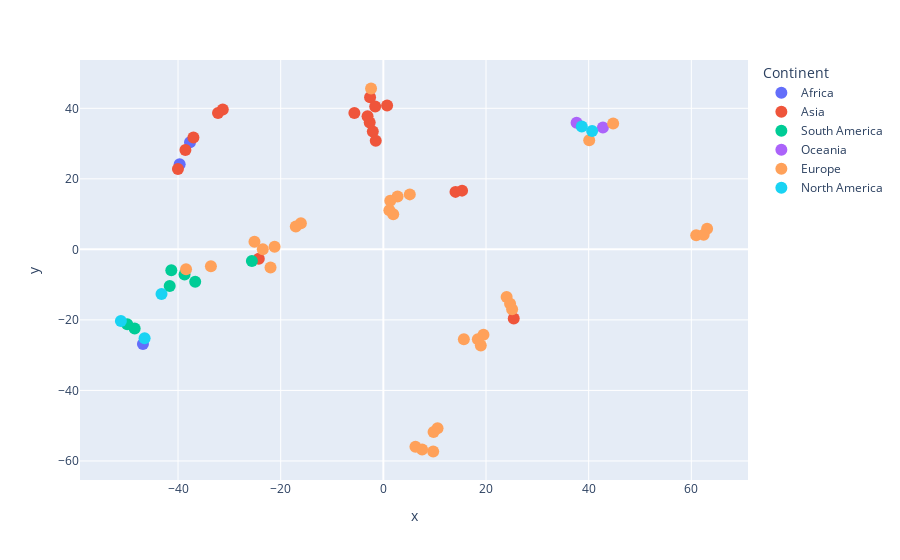

The notebook cell saved with this chart:
### Code cell
fig.show()

### Figure 1 — Plotly figure (JSON) as saved in the notebook; plotly's stock layout.template omitted (floating-point values rounded to 4 significant figures; data arrays with more than 128 entries replaced by an {"elided": "..."} marker saying what was removed)
{"data": [{"customdata": [[64, 27, 52, 41, 32, 40, "Africa"], [77, 20, 54, 46, 9, 78, "Africa"], [70, 46, 68, 53, 14, 25, "Africa"]], "hovertemplate": "<b>%{hovertext}</b><br><br>Power distance=%{customdata[0]}<br>Individualism=%{customdata[1]}<br>Uncertainty avoidance=%{customdata[2]}<br>Masculinity=%{customdata[3]}<br>Short-term orientation=%{customdata[4]}<br>Indulgence=%{customdata[5]}<extra></extra>", "hovertext": ["Africa East", "Africa West", "Morocco"], "legendgroup": "Africa", "marker": {"color": "#636efa", "size": 12, "symbol": "circle"}, "mode": "markers", "name": "Africa", "orientation": "v", "showlegend": true, "type": "scatter", "x": [-39.68, -46.83, -37.67], "xaxis": "x", "y": [24.12, -26.85, 30.37], "yaxis": "y"}, {"customdata": [[80, 38, 68, 53, 23, 34, "Asia"], [80, 20, 60, 55, 47, 20, "Asia"], [80, 20, 30, 66, 87, 24, "Asia"], [68, 25, 29, 57, 61, 17, "Asia"], [77, 48, 40, 56, 51, 26, "Asia"], [78, 14, 48, 46, 62, 38, "Asia"], [58, 41, 59, 43, 14, 40, "Asia"], [54, 46, 92, 95, 88, 42, "Asia"], [60, 18, 85, 39, 100, 29, "Asia"], [104, 26, 36, 50, 41, 57, "Asia"], [55, 14, 70, 50, 50, 0, "Asia"], [94, 32, 44, 64, 27, 42, "Asia"], [74, 20, 8, 48, 72, 46, "Asia"], [58, 17, 69, 45, 93, 49, "Asia"], [64, 20, 64, 34, 32, 45, "Asia"], [66, 37, 85, 45, 46, 49, "Asia"], [70, 20, 30, 40, 57, 35, "Asia"]], "hovertemplate": "<b>%{hovertext}</b><br><br>Power distance=%{customdata[0]}<br>Individualism=%{customdata[1]}<br>Uncertainty avoidance=%{customdata[2]}<br>Masculinity=%{customdata[3]}<br>Short-term orientation=%{customdata[4]}<br>Indulgence=%{customdata[5]}<extra></extra>", "hovertext": ["Arab countries", "Bangladesh", "China", "Hong Kong", "India", "Indonesia", "Iran", "Japan", "South Korea", "Malaysia", "Pakistan", "Philippines", "Singapore", "Taiwan", "Thailand", "Turkey", "Vietnam"], "legendgroup": "Asia", "marker": {"color": "#EF553B", "size": 12, "symbol": "circle"}, "mode": "markers", "name": "Asia", "orientation": "v", "showlegend": true, "type": "scatter", "x": [-37.0, -2.05, -2.587, -1.587, 0.7338, -2.659, -38.56, 25.41, 14.05, -31.28, -1.481, -32.21, -5.646, 15.34, -40.02, -24.27, -3.077], "xaxis": "x", "y": [31.71, 33.44, 43.16, 40.51, 40.79, 36.0, 28.18, -19.6, 16.3, 39.67, 30.81, 38.66, 38.69, 16.66, 22.76, -2.644, 37.76], "yaxis": "y"}, {"customdata": [[49, 46, 86, 56, 20, 62, "South America"], [69, 38, 76, 49, 44, 59, "South America"], [63, 23, 86, 28, 31, 68, "South America"], [67, 13, 80, 64, 13, 83, "South America"], [64, 16, 87, 42, 25, 46, "South America"], [61, 36, 100, 38, 26, 53, "South America"], [81, 12, 76, 73, 16, 100, "South America"]], "hovertemplate": "<b>%{hovertext}</b><br><br>Power distance=%{customdata[0]}<br>Individualism=%{customdata[1]}<br>Uncertainty avoidance=%{customdata[2]}<br>Masculinity=%{customdata[3]}<br>Short-term orientation=%{customdata[4]}<br>Indulgence=%{customdata[5]}<extra></extra>", "hovertext": ["Argentina", "Brazil", "Chile", "Colombia", "Peru", "Uruguay", "Venezuela"], "legendgroup": "South America", "marker": {"color": "#00cc96", "size": 12, "symbol": "circle"}, "mode": "markers", "name": "South America", "orientation": "v", "showlegend": true, "type": "scatter", "x": [-36.66, -25.61, -41.62, -48.45, -41.31, -38.73, -49.89], "xaxis": "x", "y": [-9.202, -3.291, -10.36, -22.43, -5.933, -7.143, -21.24], "yaxis": "y"}, {"customdata": [[38, 90, 51, 61, 21, 71, "Oceania"], [22, 79, 49, 58, 33, 75, "Oceania"]], "hovertemplate": "<b>%{hovertext}</b><br><br>Power distance=%{customdata[0]}<br>Individualism=%{customdata[1]}<br>Uncertainty avoidance=%{customdata[2]}<br>Masculinity=%{customdata[3]}<br>Short-term orientation=%{customdata[4]}<br>Indulgence=%{customdata[5]}<extra></extra>", "hovertext": ["Australia", "New Zealand"], "legendgroup": "Oceania", "marker": {"color": "#ab63fa", "size": 12, "symbol": "circle"}, "mode": "markers", "name": "Oceania", "orientation": "v", "showlegend": true, "type": "scatter", "x": [37.65, 42.78], "xaxis": "x", "y": [35.88, 34.56], "yaxis": "y"}, {"customdata": {"elided": "31x7 mixed values"}, "hovertemplate": "<b>%{hovertext}</b><br><br>Power distance=%{customdata[0]}<br>Individualism=%{customdata[1]}<br>Uncertainty avoidance=%{customdata[2]}<br>Masculinity=%{customdata[3]}<br>Short-term orientation=%{customdata[4]}<br>Indulgence=%{customdata[5]}<extra></extra>", "hovertext": ["Austria", "Belgium", "Bulgaria", "Croatia", "Czech Republic", "Denmark", "Estonia", "Finland", "France", "Germany", "Great Britain", "Greece", "Hungary", "Ireland", "Italy", "Latvia", "Lithuania", "Luxembourg", "Malta", "Netherlands", "Norway", "Poland", "Portugal", "Romania", "Russia", "Serbia", "Slovak Republic", "Slovenia", "Spain", "Sweden", "Switzerland"], "legendgroup": "Europe", "marker": {"color": "#FFA15A", "size": 12, "symbol": "circle"}, "mode": "markers", "name": "Europe", "orientation": "v", "showlegend": true, "type": "scatter", "x": [15.68, -16.06, 2.767, 1.349, 24.02, 6.254, 60.95, 10.56, -17.06, 19.51, 40.11, -33.6, 25.09, 44.77, 24.69, 63.07, 62.41, 18.99, -21.19, 9.712, 9.785, -25.11, -38.44, 1.925, 5.155, 1.176, -2.394, -21.98, -23.49, 7.558, 18.41], "xaxis": "x", "y": [-25.46, 7.408, 15.0, 13.78, -13.52, -56.0, 4.011, -50.71, 6.457, -24.2, 30.91, -4.804, -16.97, 35.7, -15.45, 5.847, 4.119, -27.27, 0.7625, -57.32, -51.81, 2.152, -5.644, 9.944, 15.59, 11.12, 45.62, -5.139, 0.02241, -56.75, -25.51], "yaxis": "y"}, {"customdata": [[39, 80, 48, 52, 36, 68, "North America"], [66, 19, 94, 40, 20, 89, "North America"], [81, 30, 82, 69, 24, 97, "North America"], [47, 16, 55, 58, 13, 80, "North America"], [40, 91, 46, 62, 26, 68, "North America"]], "hovertemplate": "<b>%{hovertext}</b><br><br>Power distance=%{customdata[0]}<br>Individualism=%{customdata[1]}<br>Uncertainty avoidance=%{customdata[2]}<br>Masculinity=%{customdata[3]}<br>Short-term orientation=%{customdata[4]}<br>Indulgence=%{customdata[5]}<extra></extra>", "hovertext": ["Canada", "El Salvador", "Mexico", "Trinidad and Tobago", "USA"], "legendgroup": "North America", "marker": {"color": "#19d3f3", "size": 12, "symbol": "circle"}, "mode": "markers", "name": "North America", "orientation": "v", "showlegend": true, "type": "scatter", "x": [40.67, -43.22, -51.13, -46.51, 38.66], "xaxis": "x", "y": [33.54, -12.67, -20.31, -25.19, 34.83], "yaxis": "y"}], "layout": {"hoverlabel": {"bgcolor": "white", "font": {"family": "open-sans", "size": 16}}, "legend": {"title": {"text": "Continent"}, "tracegroupgap": 0}, "margin": {"t": 60}, "xaxis": {"anchor": "y", "domain": [0, 1], "title": {"text": "x"}}, "yaxis": {"anchor": "x", "domain": [0, 1], "title": {"text": "y"}}}}
